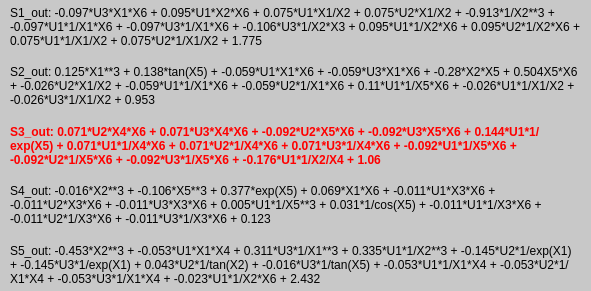
   <widget class="QFrame" name="frame_2">
    <property name="geometry">
     <rect>
      <x>310</x>
      <y>330</y>
      <width>591</width>
      <height>291</height>
     </rect>
    </property>
    <property name="styleSheet">
     <string notr="true">background-color: rgb(200, 200, 200);
color:  black;
box-sizing: initial;
border-radius: 10%;
</string>
    </property>
    <property name="frameShape">
     <enum>QFrame::StyledPanel</enum>
    </property>
    <property name="frameShadow">
     <enum>QFrame::Raised</enum>
    </property>
    <widget class="QWidget" name="verticalLayoutWidget_12">
     <property name="geometry">
      <rect>
       <x>10</x>
       <y>0</y>
       <width>571</width>
       <height>291</height>
      </rect>
     </property>
     <layout class="QVBoxLayout" name="verticalLayout_8">
      <item>
       <widget class="QLabel" name="label_51">
        <property name="styleSheet">
         <string notr="true">b</string>
        </property>
        <property name="text">
         <string>S1_out: -0.097*U3*X1*X6 + 0.095*U1*X2*X6 + 0.075*U1*X1/X2 + 0.075*U2*X1/X2 + -0.913*1/X2**3 + -0.097*U1*1/X1*X6 + -0.097*U3*1/X1*X6 + -0.106*U3*1/X2*X3 + 0.095*U1*1/X2*X6 + 0.095*U2*1/X2*X6 + 0.075*U1*1/X1/X2 + 0.075*U2*1/X1/X2 + 1.775</string>
        </property>
        <property name="alignment">
         <set>Qt::AlignLeading|Qt::AlignLeft|Qt::AlignVCenter</set>
        </property>
        <property name="wordWrap">
         <bool>true</bool>
        </property>
       </widget>
      </item>
      <item>
       <widget class="QLabel" name="label_52">
        <property name="styleSheet">
         <string notr="true">b</string>
        </property>
        <property name="text">
         <string>S2_out: 0.125*X1**3 + 0.138*tan(X5) + -0.059*U1*X1*X6 + -0.059*U3*X1*X6 + -0.28*X2*X5 + 0.504X5*X6 + -0.026*U2*X1/X2 + -0.059*U1*1/X1*X6 + -0.059*U2*1/X1*X6 + 0.11*U1*1/X5*X6 + -0.026*U1*1/X1/X2 + -0.026*U3*1/X1/X2 + 0.953</string>
        </property>
        <property name="alignment">
         <set>Qt::AlignLeading|Qt::AlignLeft|Qt::AlignVCenter</set>
        </property>
        <property name="wordWrap">
         <bool>true</bool>
        </property>
       </widget>
      </item>
      <item>
       <widget class="QLabel" name="label_53">
        <property name="styleSheet">
         <string notr="true">color: red; font-weight: bold;</string>
        </property>
        <property name="text">
         <string>S3_out: 0.071*U2*X4*X6 + 0.071*U3*X4*X6 + -0.092*U2*X5*X6 + -0.092*U3*X5*X6 + 0.144*U1*1/exp(X5) + 0.071*U1*1/X4*X6 + 0.071*U2*1/X4*X6 + 0.071*U3*1/X4*X6 + -0.092*U1*1/X5*X6 + -0.092*U2*1/X5*X6 + -0.092*U3*1/X5*X6 + -0.176*U1*1/X2/X4 + 1.06</string>
        </property>
        <property name="alignment">
         <set>Qt::AlignLeading|Qt::AlignLeft|Qt::AlignVCenter</set>
        </property>
        <property name="wordWrap">
         <bool>true</bool>
        </property>
       </widget>
      </item>
      <item>
       <widget class="QLabel" name="label_54">
        <property name="styleSheet">
         <string notr="true">b</string>
        </property>
        <property name="text">
         <string>S4_out: -0.016*X2**3 + -0.106*X5**3 + 0.377*exp(X5) + 0.069*X1*X6 + -0.011*U1*X3*X6 + -0.011*U2*X3*X6 + -0.011*U3*X3*X6 + 0.005*U1*1/X5**3 + 0.031*1/cos(X5) + -0.011*U1*1/X3*X6 + -0.011*U2*1/X3*X6 + -0.011*U3*1/X3*X6 + 0.123</string>
        </property>
        <property name="alignment">
         <set>Qt::AlignLeading|Qt::AlignLeft|Qt::AlignVCenter</set>
        </property>
        <property name="wordWrap">
         <bool>true</bool>
        </property>
       </widget>
      </item>
      <item>
       <widget class="QLabel" name="label_55">
        <property name="styleSheet">
         <string notr="true">b</string>
        </property>
        <property name="text">
         <string>S5_out: -0.453*X2**3 + -0.053*U1*X1*X4 + 0.311*U3*1/X1**3 + 0.335*U1*1/X2**3 + -0.145*U2*1/exp(X1) + -0.145*U3*1/exp(X1) + 0.043*U2*1/tan(X2) + -0.016*U3*1/tan(X5) + -0.053*U1*1/X1*X4 + -0.053*U2*1/X1*X4 + -0.053*U3*1/X1*X4 + -0.023*U1*1/X2*X6 + 2.432</string>
        </property>
        <property name="alignment">
         <set>Qt::AlignLeading|Qt::AlignLeft|Qt::AlignVCenter</set>
        </property>
        <property name="wordWrap">
         <bool>true</bool>
        </property>
       </widget>
      </item>
     </layout>
    </widget>
   </widget>
